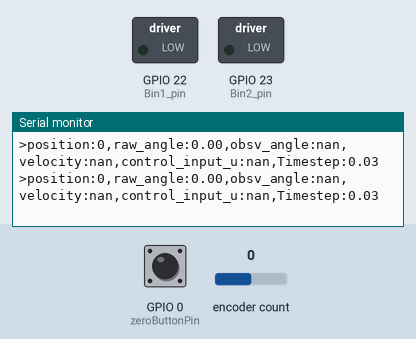
A program run on a simulated ESP32. Shown: switched loads named in the program (green lamp = pin HIGH), the last lines printed to the serial monitor. Inputs (shaded band) come from the test bench; at power-on: GPIO 0 (zeroButtonPin) HIGH, encoder count 0.

Above: at 1.2 s.
1.3 s: GPIO 0 (zeroButtonPin) pulled LOW for 0.15 s
At 1.7 s:
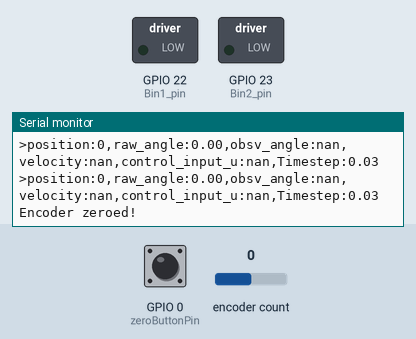
2.9 s: GPIO 0 (zeroButtonPin) pulsed LOW 5 times (0.12 s each, 0.3 s apart)
7.4 s: GPIO 0 (zeroButtonPin) pulsed LOW 2 times (0.12 s each, 0.3 s apart)
11.0 s: encoder count set to -1
At 11.7 s:
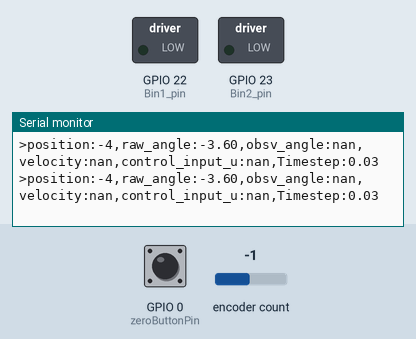
14.0 s: GPIO 0 (zeroButtonPin) pulled LOW for 1 s
At 14.4 s:
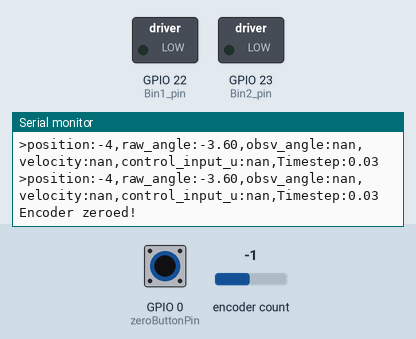

The program:

main.cpp
```cpp
#include <Arduino.h>
#include <ESP32Encoder.h>
#include <stdio.h>
#include <stdlib.h>
#include <string.h>

// Physical parameters
const float m = 0.00217;
const float g = 9.81;
const float l = 0.0508;
const float J = 1.8797e-06;
const float b = 0.007;
const float counts_per_rot = 400;

// Feedback gains
const float K1 = 0.001;
const float K2 = 1;

// Motor parameters
const float voltage = 12.0;
const float stall_adjust = 0.004;       // Nm at 5V
const float stall_torque = stall_adjust*(voltage/5.0);   // Max voltage
const int pwm_max = 255;                // Max PWM
const float torque_to_pwm = pwm_max / stall_torque;

// Pin definitions
const int Bin1_pin = 22;     // Motor pin 1
const int Bin2_pin = 23;     // Motor pin 2
const int zeroButtonPin = 0; // Button pin for zeroing (BOOT button is GPIO 0)

// Encoder variables
ESP32Encoder encoder;
long int position = 0;

// Observer variables
float Ts = 0.01;
float x1_hat = 0.0;
float x2_hat = 0.0;
float angle_rad = 0.0;
float theta = 0.0;
float theta_dot = 0.0;
float t_curr = 0.0;
float t_prev = 0.0;
float x1_hat_old = 0.0;
float x2_hat_old = 0.0;
float control_input_u = 0.0;

// Observer constants
const float L1 = 3700;
const float L2 = -13778607.77;
const float mgl_over_J = m * g * l / J;
const float b_over_J = b / J;

void SerialComm() {
  Serial.print(">");
  Serial.print("position:"); Serial.print(position);
  Serial.print(",raw_angle:"); Serial.print(position * 360 / counts_per_rot);
  Serial.print(",obsv_angle:"); Serial.print(theta * (180 / 3.1416)); // Radians to degrees
  Serial.print(",velocity:"); Serial.print(theta_dot * (180 / 3.1416)); // Rad/s to deg/s
  Serial.print(",control_input_u:"); Serial.print(control_input_u);
  Serial.print(",Timestep:"); Serial.print(Ts);
  Serial.println("\r");
}

void zeroEncoderButton() {
  if (digitalRead(zeroButtonPin) == LOW) {
    encoder.setCount(0);
    theta = 0;
    theta_dot = 0;
    x1_hat = 0.0;
    x2_hat = 0.0;
    Serial.println("Encoder zeroed!");
    delay(500);
  }
}

void applyControl(float u) {
  int pwm_value = (int)(fabs(u) * torque_to_pwm);
  if (pwm_value > pwm_max) pwm_value = pwm_max; // Saturate PWM

  if (u > 0) { // Forward torque
    analogWrite(Bin1_pin, pwm_value);
    analogWrite(Bin2_pin, 0);
  } else { // Reverse torque
    analogWrite(Bin1_pin, 0);
    analogWrite(Bin2_pin, pwm_value);
  }
}

void setup() {
  Serial.begin(115200, SERIAL_8N1);

  pinMode(Bin1_pin, OUTPUT);
  pinMode(Bin2_pin, OUTPUT);
  pinMode(zeroButtonPin, INPUT_PULLUP);

  ESP32Encoder::useInternalWeakPullResistors = puType::up;
  encoder.attachFullQuad(19, 18);
  encoder.setCount(0);
}

void loop() {
  zeroEncoderButton();

  position = (int32_t)encoder.getCount();
  angle_rad = 2.0 * 3.1416 * position / counts_per_rot;

  // Timing for sampling time Ts
  t_curr = millis() / 1000.0;
  Ts = t_curr - t_prev;

  // Observer updates
  x1_hat = (x1_hat_old + Ts * x2_hat + Ts * L1 * angle_rad) / (1 + Ts * L1);
  x2_hat = (x2_hat_old - Ts * (mgl_over_J + L2) * x1_hat + Ts * L2 * angle_rad + Ts * (1 / J) * control_input_u) / (1 + Ts * b_over_J);

  theta_dot = (x1_hat - x1_hat_old) / Ts;

  // Update observer variables for the next iteration
  x1_hat_old = x1_hat;
  x2_hat_old = x2_hat;
  t_prev = t_curr;

  // Assign observer outputs
  theta = x1_hat;

  control_input_u = -K1 * theta - K2 * theta_dot;
  //control_input_u = 0;
  // Apply control input as PWM to motor
  applyControl(control_input_u);

  // Send data over serial
  SerialComm();

  delayMicroseconds(30000); // ~5ms for stability
}
```

Measured:
- after the input at 1.3 s, the serial monitor: prints a new line at once (image 1)
- after the input at 11.0 s, the serial monitor: prints a new line at once (image 2)
- after the input at 14.0 s, the serial monitor: prints a new line at once (image 3)
